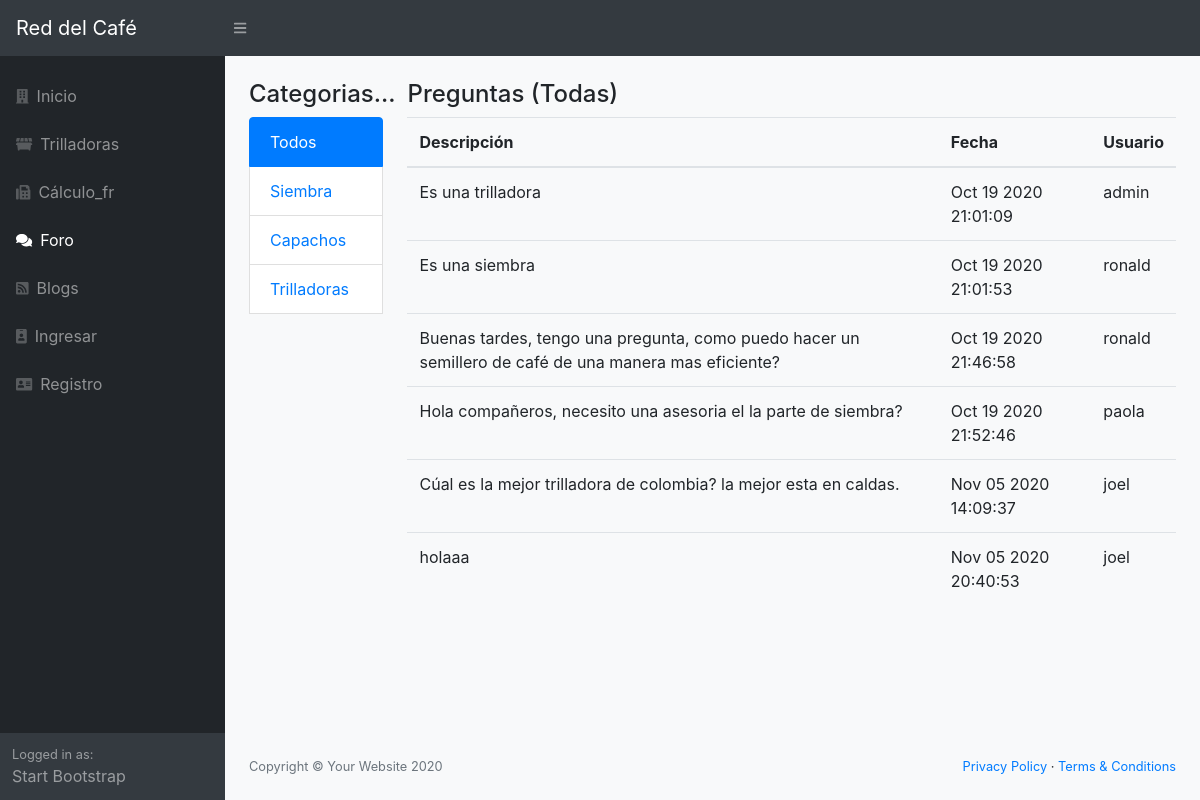
The app's page /foros, older data.
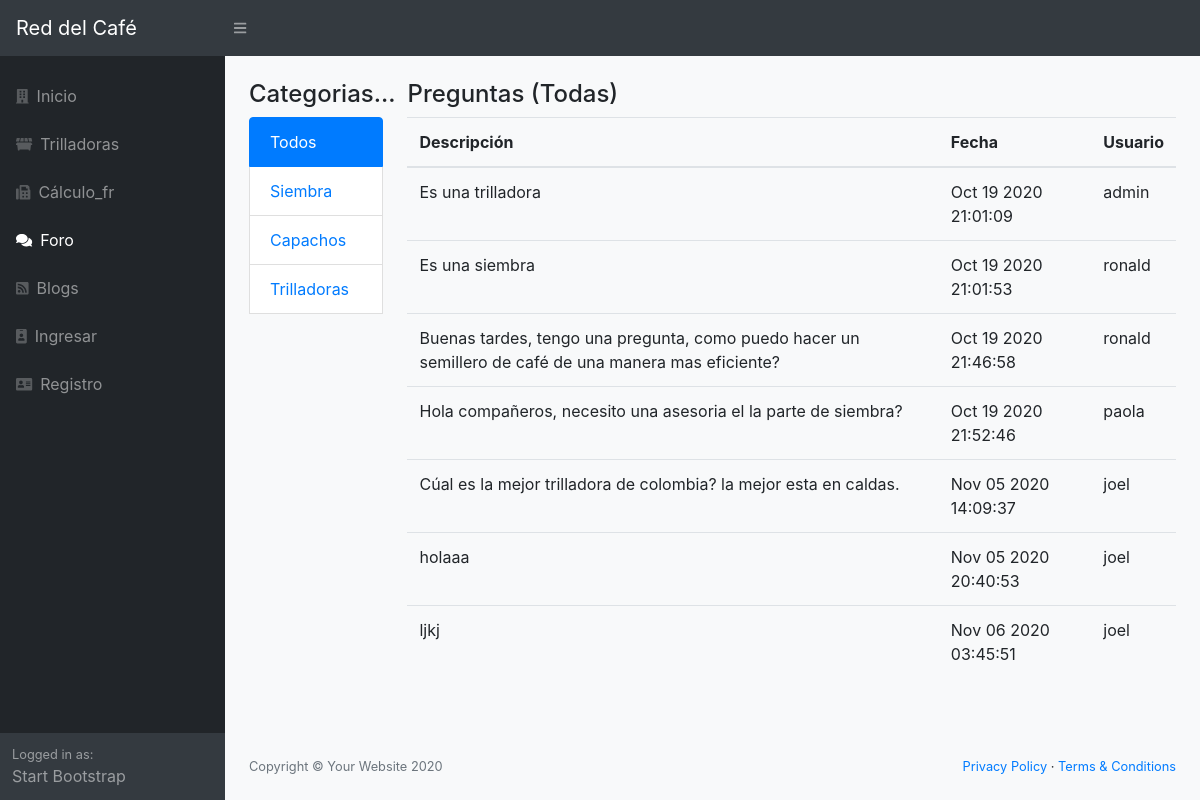
The same page, newer data.
### red/models.py (models this page shows, shortened)
class Titulos(db.Model):
    __tablename__ = 'titulos'
    id = Column(Integer, primary_key=True)
    nombre = Column(String(100))
    foros = relationship("Foros", cascade="all, delete-orphan",
                             backref="Titulos", lazy='dynamic')

class Foros(db.Model):
    __tablename__ = 'foros'
    id = Column(Integer, primary_key=True)
    descripcion = Column(String(255))
    created_at = db.Column(db.DateTime)
    UsuarioId = Column(Integer, ForeignKey('usuarios.id'), nullable=False)
    TituloId = Column(Integer, ForeignKey('titulos.id'), nullable=False)
    titulo = relationship("Titulos", backref="Foros")
    usuario = relationship("Usuarios", backref="Foros")
    def __repr__(self):
        return (u'<{self.__class__.__name__}: {self.id}>'.format(self=self))

class Usuarios(db.Model):
    __tablename__ = 'usuarios'
    id = Column(Integer, primary_key=True)
    username = Column(String(100), nullable=False)
    password_hash = Column(String(128), nullable=False)
    nombre = Column(String(200), nullable=False)
    email = Column(String(200), nullable=False)
    admin = Column(Boolean, default=False)
    @property
    def password(self):
        raise AttributeError('password is not a readable attribute')

### red/app.py (the view)
@app.route('/foros')
@app.route('/foros/<id>')
def foros(id='0'):
    from red.models import Foros, Titulos
    titulo = Titulos.query.get(id)
    if id == '0':
        foros = Foros.query.all()
    else:
        foros = Foros.query.filter_by(TituloId=id)
    titulos = Titulos.query.all()
    print(foros)
    return render_template("foros.html", foros=foros, titulos=titulos, titulo=titulo)

### red/templates/foros.html (shortened to what this page needs)
{% extends "base.html" %} {% block title %}Todo del Café{% endblock %} {% block body %}
<div class="container">
    <div class="row">
        <div class="col-md-2">
            <h4>Categorias...</h4>
            <div class="list-group">
                {% for tit in titulos %} {% if titulo.nombre==tit.nombre%}
                <a class="list-group-item active" href="{{url_for("foros",id=tit.id)}}">{{tit.nombre}}</a> {% else %}
                <a class="list-group-item" href="{{url_for("foros",id=tit.id)}}">{{tit.nombre}}</a> {% endif%} {% endfor %}
                <br/>
            </div>
            <br/>
        </div>
        <div class="col-md-10">
            <h4>Preguntas (Todas)</h4>
            <div class="panel panel-default">
                <table class="table">
                    <thead>
                        <th>Descripción</th>
                        <th>Fecha</th>
                        <th>Usuario</th>
                    </thead>
                    <tbody>
                        {% for frs in foros %}
                        <tr>
                            <td>{{frs.descripcion}}</td>
                            <td>{{frs.created_at.strftime("%b %d %Y %H:%M:%S")}}</td>
                            <td>{{frs.usuario.username}}</td>
                        </tr>
                        {% endfor %}
                    </tbody>
                </table>
            </div>
        </div>
    </div>
    {% endblock %}

Row changes from the older to the newer data that the page shows:
added Foros: descripcion "ljkj", created_at "Nov 06 2020 03:45:51", usuario.username "joel"
